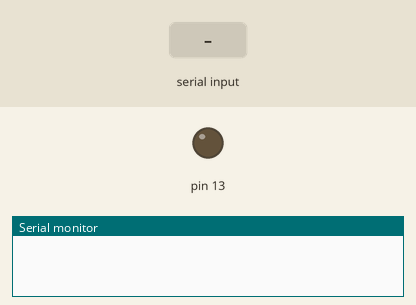
Recording of a sketch running on a simulated Arduino Uno, built with avr-gcc and run on an emulated ATmega328P. On the bench: output pins drawn as LEDs (lit = HIGH), the last lines printed to the serial monitor. The test bench sets the inputs (shaded band).

Above: at 3.0 s.
3.1 s: "1" received over the second serial link
At 4.4 s:
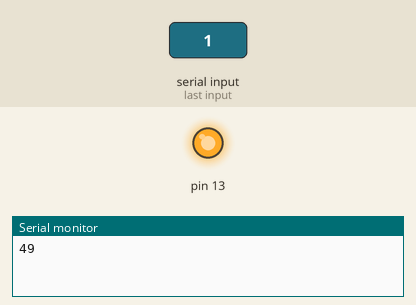
5.5 s: "2" received over the second serial link
At 7.1 s:
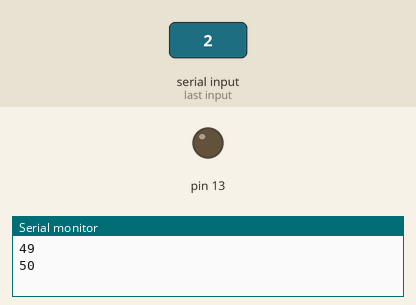
7.5 s: "1" received over Serial
At 8.7 s:
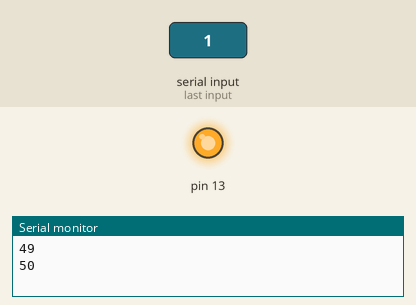
Timing chart, 0 to 10.5 s (numbered marks = the images above; inputs shaded):
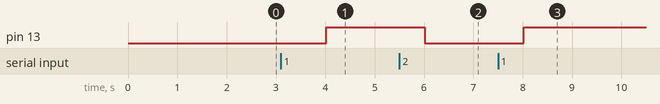

The sketch:

at.ino
```cpp
#include <SoftwareSerial.h>
// Pin2为RX，接HC05的TXD
// Pin3为TX，接HC05的RXD
SoftwareSerial mySerial(2, 3);
int val = 0;
void setup()
{ Serial.begin(9600);
  pinMode(13, OUTPUT);

  // HC-05默认，9600
  mySerial.begin(9600);
  mySerial.println("BT_is_ready!");
}
void loop()
{
  delay(2000);
  if (Serial.available())
  {
    val = Serial.read();
    mySerial.print(val);
  }
  if (mySerial.available())
  {
    val = mySerial.read();
    Serial.println(val);
  }
  if (val == 49)
  {
    digitalWrite(13, HIGH);
  }
  else if (val == 50)
  {
    digitalWrite(13, LOW);
  }
}
```

Measured:
- after the input at 3.1 s, pin 13: LOW → HIGH after 0.92 s
- after the input at 5.5 s, pin 13: HIGH → LOW after 0.52 s
- after the input at 7.5 s, pin 13: LOW → HIGH after 0.52 s
